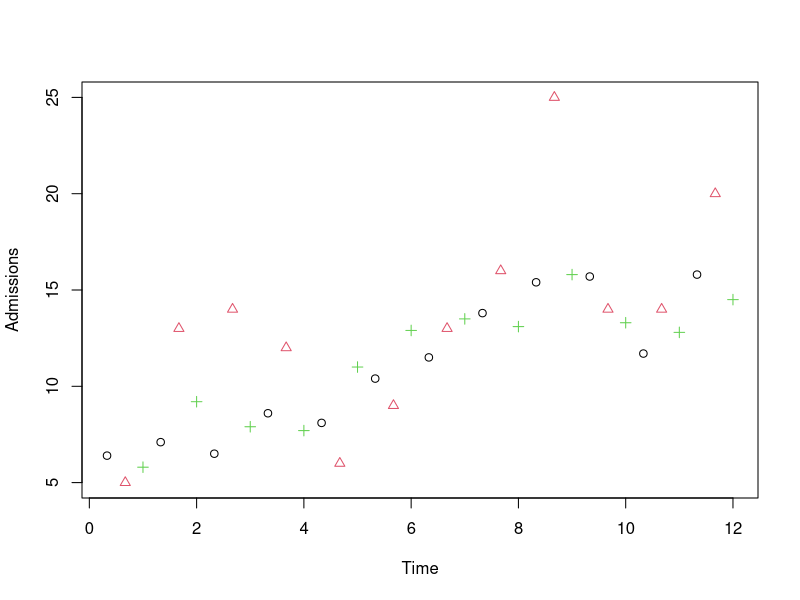
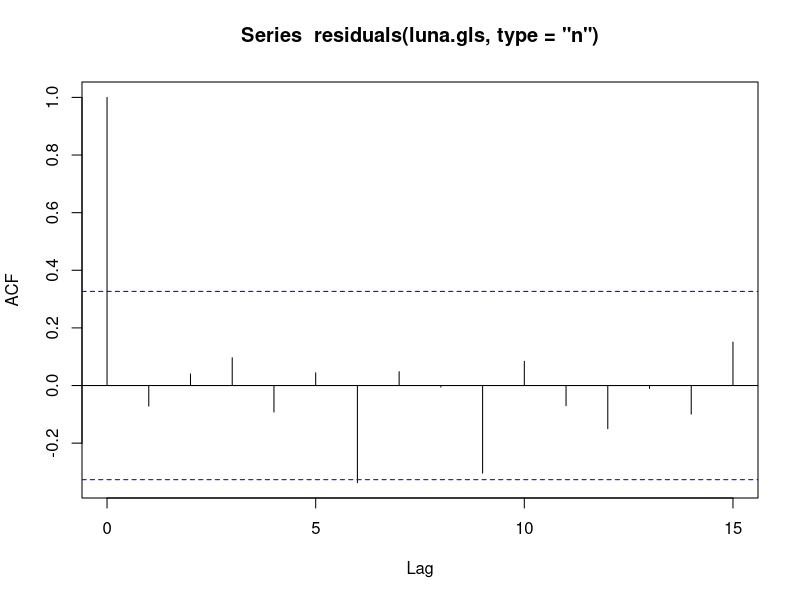
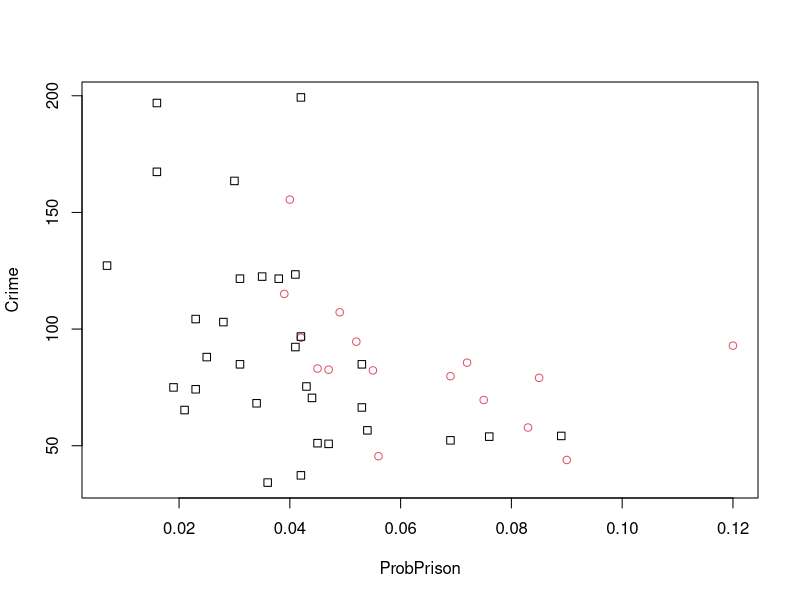
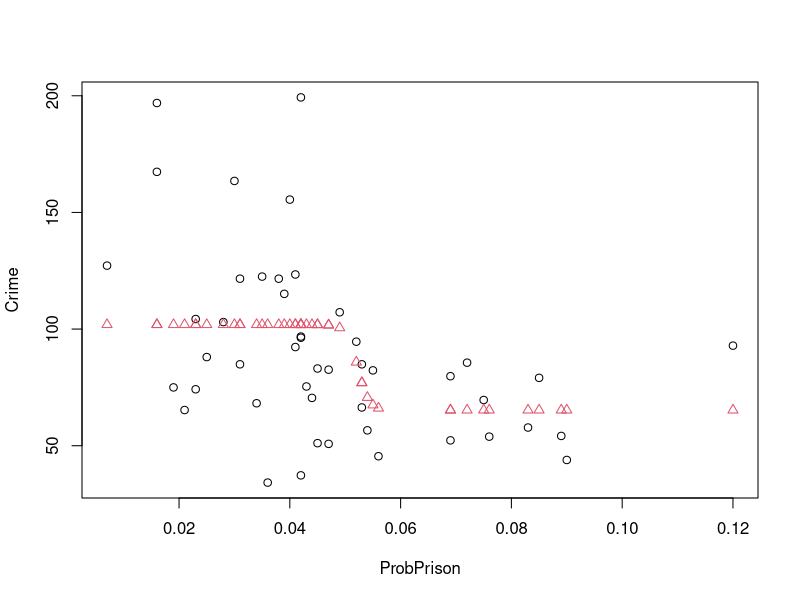
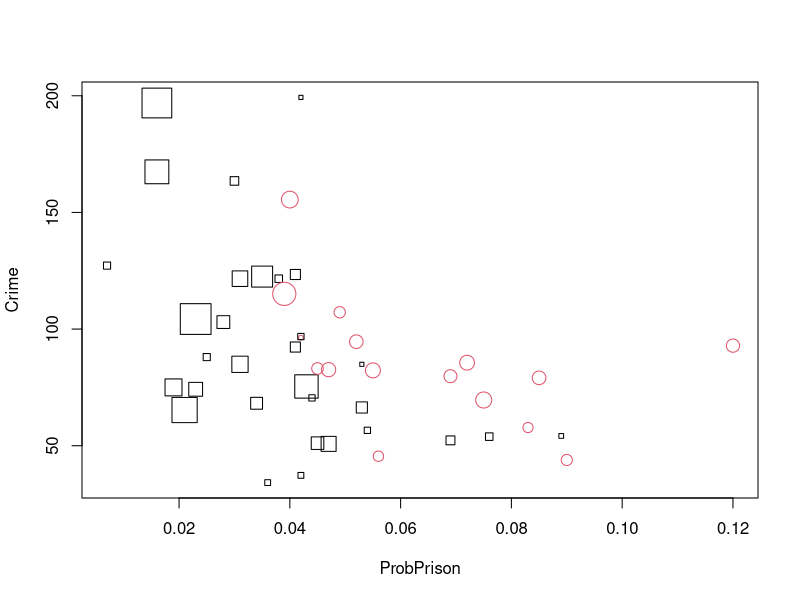

Write R code to recreate these figures, in order.
## ---- chunk 1
knitr::opts_chunk$set(echo = TRUE)
## ---- chunk 2
CAP <- read.csv("CrimeAndPunishment.csv",header=TRUE)
attach(CAP)
cap.lm = lm(Crime ~ ., data = CAP)
summary(cap.lm)
## ---- chunk 3
library(car)
vif(cap.lm)
## ---- chunk 4
cap.stepback = step(cap.lm, scope = ~1, data = CAP, direction = "backward")
summary(cap.stepback)
## ---- chunk 5
cap.stepback2 <- update(cap.stepback, . ~ . - Mper100F)
summary(cap.stepback2)
## ---- chunk 6
luna <- read.csv("Lunatics.csv",header=TRUE)
attach(luna)
head(luna)
## ---- chunk 7
#luna.lm = lm(Admissions ~ Time, data = luna)
#summary(luna.lm)
plot(Admissions ~ Time, pch = rep(c(1,2,3), 12), col = rep(c(1,2,3), 12), data = luna)
## ---- chunk 8
luna.lm = lm(Admissions ~ Time + During, data = luna)
summary(luna.lm)
## ---- chunk 9
library(car)
dwt(luna.lm, alternative = "positive")
## ---- chunk 10
library(nlme)
luna.gls <- gls(Admissions ~ Time + During, correlation = corAR1(), data = luna)
summary(luna.gls)
## ---- chunk 11
acf(residuals(luna.gls, type = "n"))
## ---- chunk 12
head(CAP)
## ---- chunk 13
library(dplyr)
CAP |> 
  mutate(HighProb = ProbPrison > 0.05) -> CAP

t.test(CAP$Crime[CAP$HighProb == 1], CAP$Crime[CAP$HighProb == 0])
## ---- chunk 14
t.test(CAP$Crime[CAP$South == 1], CAP$Crime[CAP$South == 0])
## ---- chunk 15
plot(Crime ~ ProbPrison, pch = South, col = factor(South))
## ---- chunk 16
nl <- nls(Crime ~ b0 + b1*exp(1000*(ProbPrison - k)) / (1 + exp(1000*(ProbPrison - k))), start = list(b0 = 120, b1 = -60, k = 0.05))
summary(nl)
plot(Crime ~ ProbPrison)
points(predict(nl) ~ ProbPrison, pch=2, col=2)
## ---- chunk 17
estimate = summary(nl)$coefficients[3]
lower = estimate + qt(0.025, df = 47 - 3)*0.002545
upper = estimate + qt(0.975, df = 47 - 3)*0.002545
cbind(lower, estimate, upper)
## ---- chunk 18
plot(Crime ~ ProbPrison, pch = South, col = factor(South), cex=sqrt(Population/10))
## ---- chunk 19
CAP.wls = lm(Crime ~ factor(South) + CAP$HighProb, weights = Population/10)
summary(CAP.wls)
